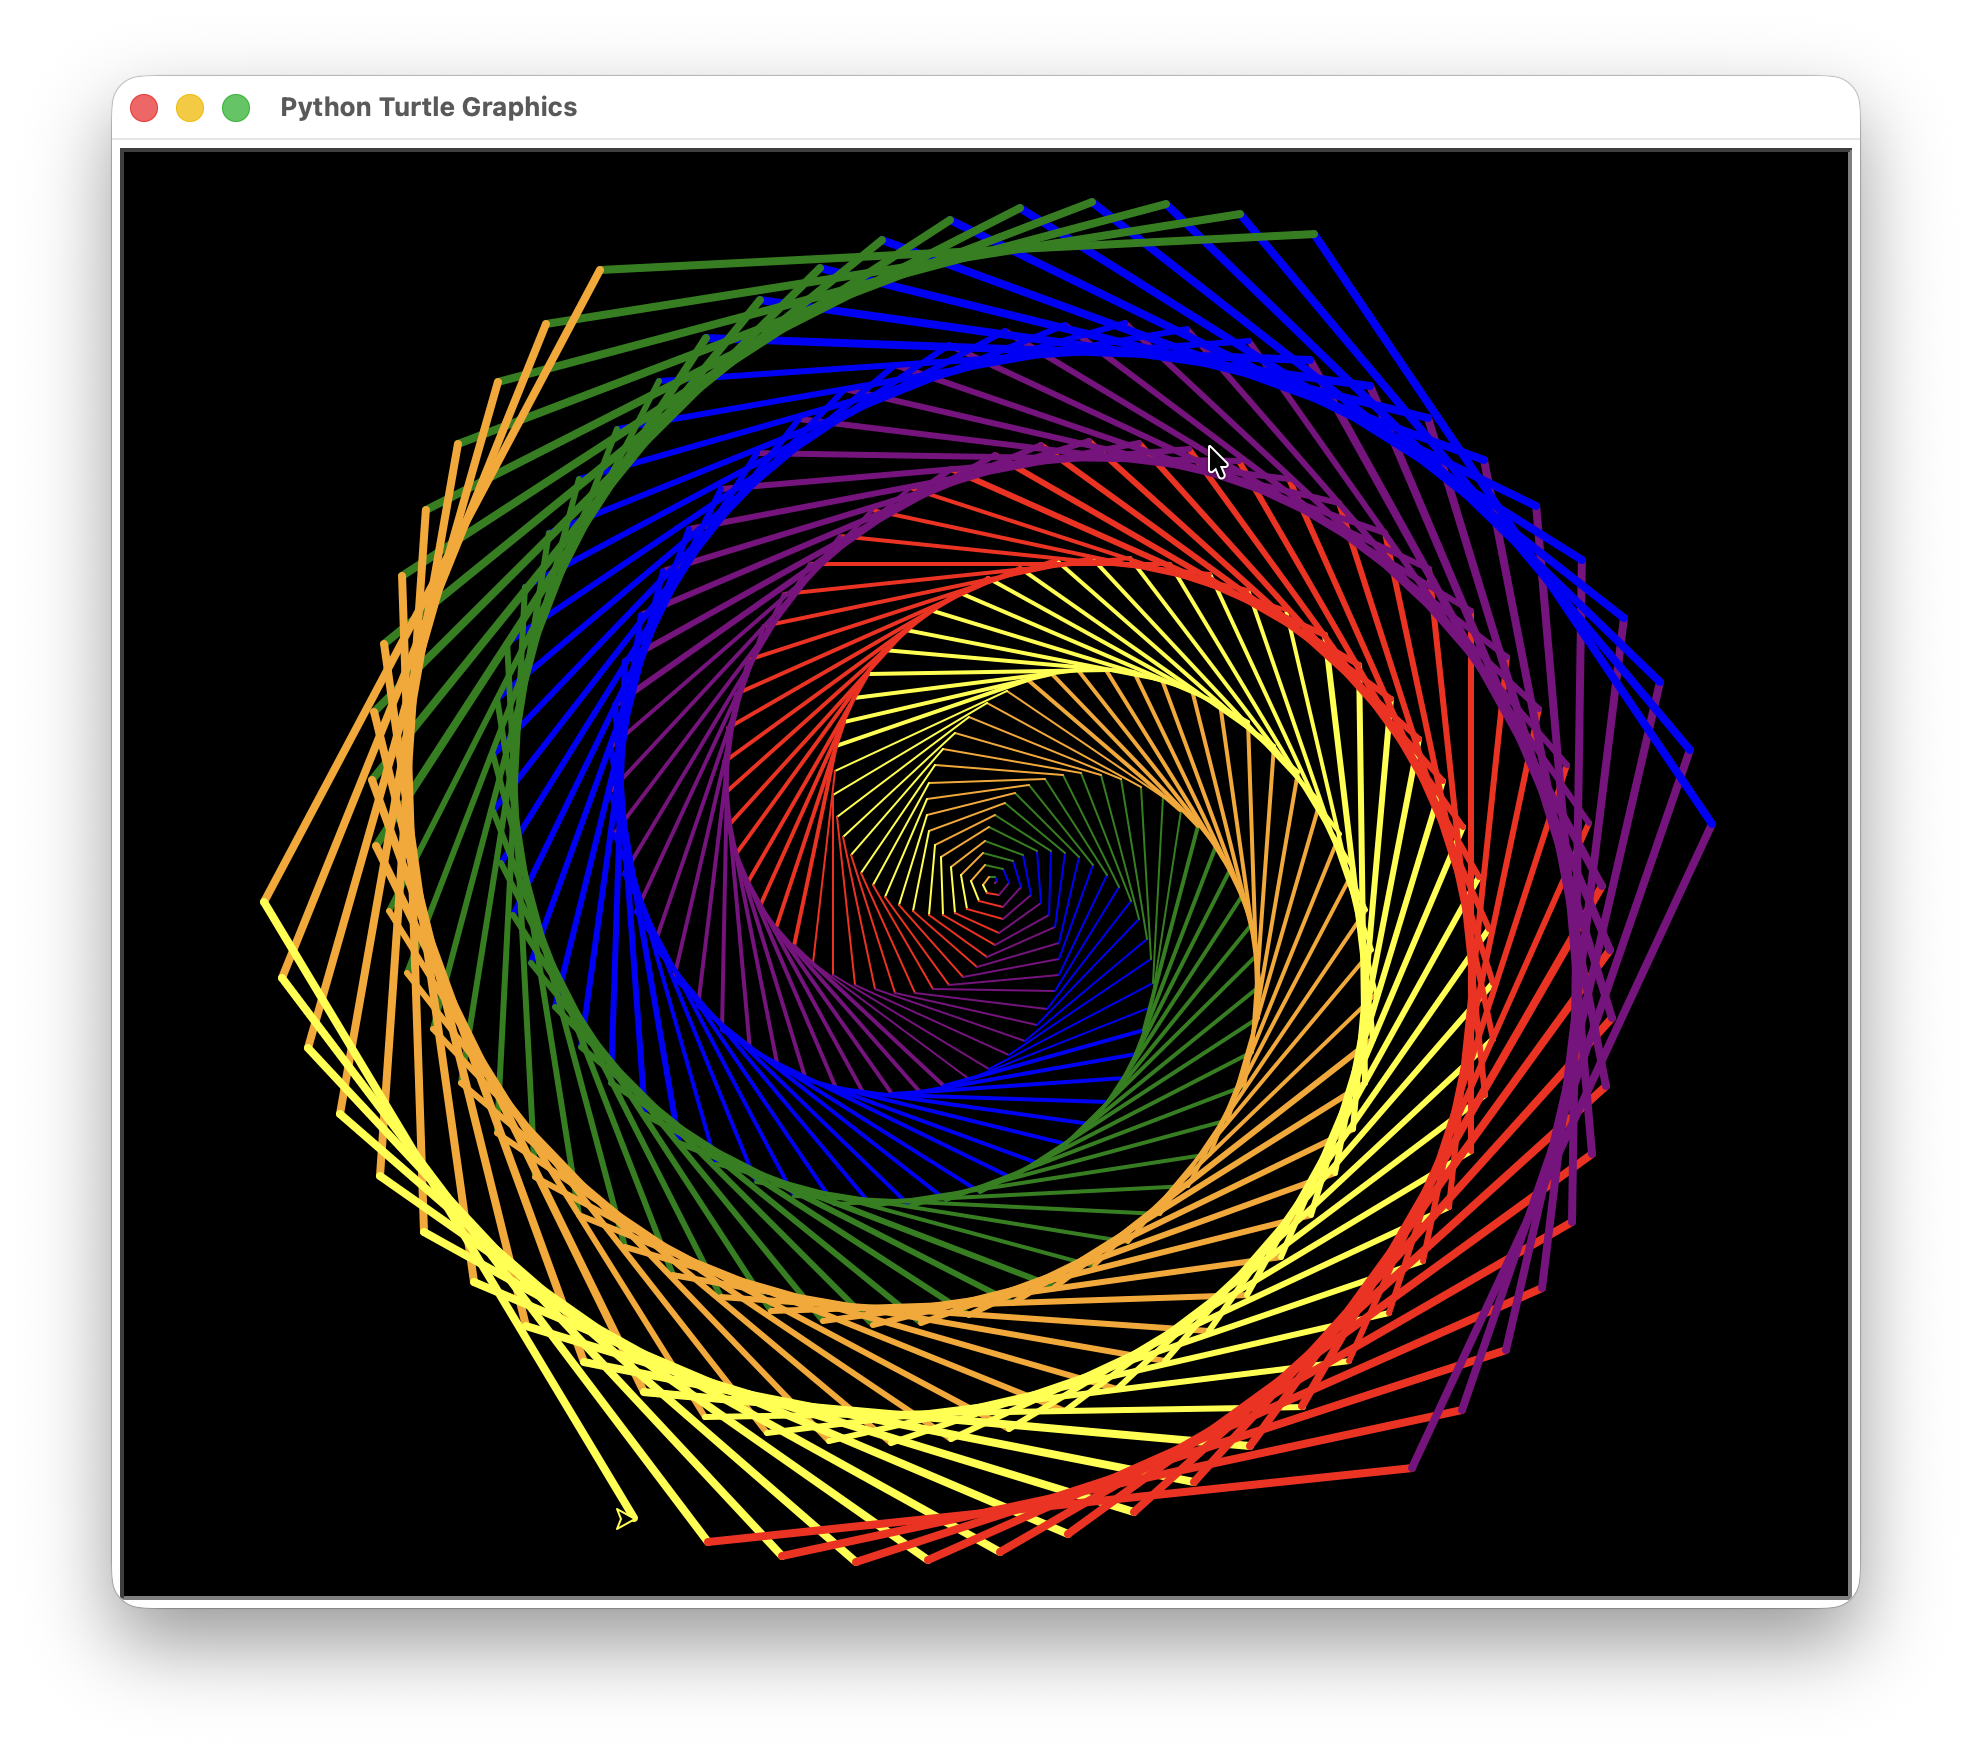

Write the Python code that produced this figure.
"""Rainbow hexagon spiral.

Draws 360 straight lines on a black background. Each line is one pixel
longer than the one before it, and the turtle turns 59 degrees after
every line: one degree short of the 60 degrees that would close a
regular hexagon. That missing degree rotates every lap slightly, so the
hexagons twist into a spiral. The line colors cycle through red,
purple, blue, green, orange and yellow, and the pen grows one pixel
thicker every 100 lines, making the outer rings bolder than the center.
"""

import turtle

COLORS = ("red", "purple", "blue", "green", "orange", "yellow")
LINE_COUNT = 360
TURN_ANGLE = 59  # One degree short of a hexagon, so each lap rotates.


def draw_spiral(pen):
    """Draw the twisting hexagon spiral from the pen's position."""
    for step in range(LINE_COUNT):
        pen.pencolor(COLORS[step % len(COLORS)])
        pen.width(step // 100 + 1)
        pen.forward(step)
        pen.left(TURN_ANGLE)


def main():
    """Draw the spiral and keep the window open until it is closed."""
    screen = turtle.Screen()
    screen.title("Rainbow Hexagon Spiral")
    screen.bgcolor("black")

    pen = turtle.Turtle()
    pen.speed("fastest")
    draw_spiral(pen)
    pen.hideturtle()

    turtle.done()


if __name__ == "__main__":
    main()
